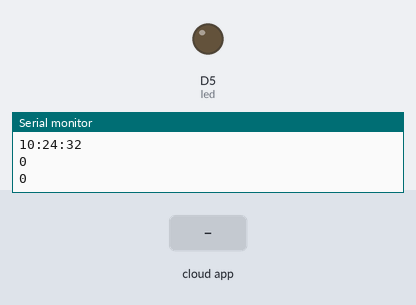
Simulated run of this sketch. Board: ESP8266 (NodeMCU). On the bench: output pins drawn as LEDs (lit = HIGH), the last lines printed to the serial monitor. Inputs (shaded band) come from the test bench. WiFi joins after 1.5 s; servers stay silent unless stated; network time is answered at once with the bench clock; the local clock reads 2024-03-15 10:24:30 at power-on unless the sketch sets it; the Firebase database answers and starts empty.

Above: at 2.7 s.
2.8 s: the phone or cloud app sets led to 1
At 4.0 s:
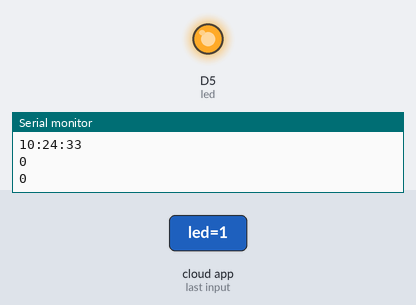
4.3 s: the phone or cloud app sets led to 0
At 5.4 s:
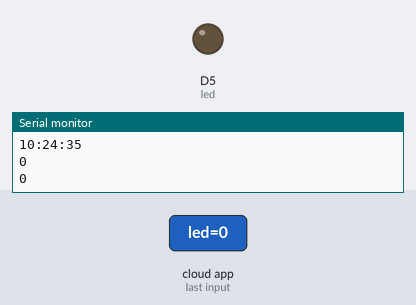
Timing chart, 0 to 7.3 s (numbered marks = the images above; inputs shaded):
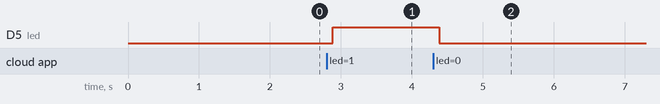

Measured:
- after the input at 2.8 s, D5 (led): LOW → HIGH after 0.09 s
- after the input at 4.3 s, D5 (led): HIGH → LOW after 0.09 s

The sketch:

new.ino
```cpp
#include "FirebaseESP8266.h"  // Install Firebase ESP8266 library
#include <ESP8266WiFi.h>
#include <NTPClient.h>
#include <WiFiUdp.h>
WiFiUDP ntpUTC;
NTPClient timeClient(ntpUTC,"in.pool.ntp.org", 19800, 60000);
#define FIREBASE_HOST "harsha2-7efc2-default-rtdb.firebaseio.com/" //Without http:// or https:// schemes
#define FIREBASE_AUTH "kwBJuiP1UMCx14zLC1WLYjrxf2Li6QvozgkATVVE"
#define WIFI_SSID "M202"
#define WIFI_PASSWORD "Airtel@123"
#define led D5
FirebaseData firebaseData;
FirebaseData ledData;

FirebaseJson json;
void setup()
{

  Serial.begin(115200);


  pinMode(led,OUTPUT);

  WiFi.begin(WIFI_SSID, WIFI_PASSWORD);
  Serial.print("Connecting to Wi-Fi");
  while (WiFi.status() != WL_CONNECTED)
  {
    Serial.print(".");
    delay(300);
  }
  Serial.println();
  Serial.print("Connected with IP: ");
  Serial.println(WiFi.localIP());
  Serial.println();

  Firebase.begin(FIREBASE_HOST, FIREBASE_AUTH);
  Firebase.reconnectWiFi(true);

}
void loop() {
timeClient.update();
String b = timeClient.getFormattedTime();
Serial.println(b);
  bool c = (b > "04:00:00 "  &&  b <  "06:00:00 " );
  Serial.println(c);
  bool e =(b >= "17:25:00 "  &&  b <"22:00:00 ") ;
  Serial.println(e);
bool a = Firebase.getString(ledData, "/FirebaseIOT/led");
String s =ledData.stringData();
bool k = ( s =="1");
Serial.println(s);
  if ( c || e || k){
    digitalWrite(led, HIGH);
    Serial.println("on");
    }

 else {
    digitalWrite(led, LOW);
    Serial.println("OFF");

 }


}
```
